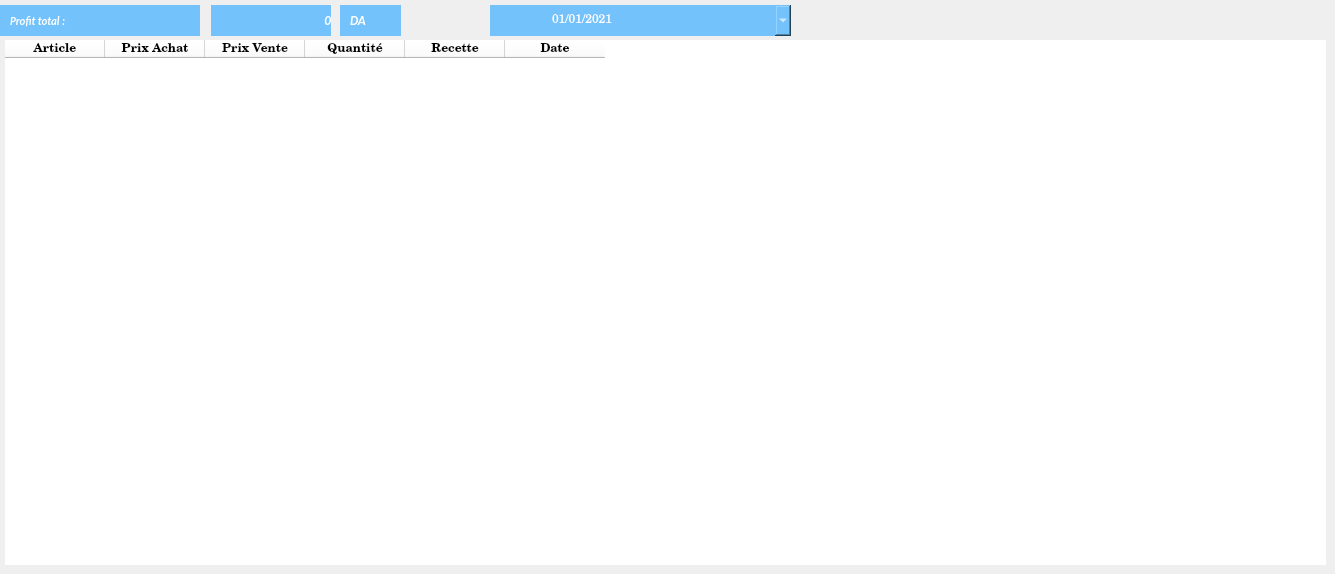
    <widget class="QWidget" name="tab_5">
     <attribute name="title">
      <string>Profits &amp; bénéfices</string>
     </attribute>
     <widget class="QPushButton" name="registerPrint_6">
      <property name="geometry">
       <rect>
        <x>0</x>
        <y>5</y>
        <width>200</width>
        <height>31</height>
       </rect>
      </property>
      <property name="sizePolicy">
       <sizepolicy hsizetype="Minimum" vsizetype="Maximum">
        <horstretch>0</horstretch>
        <verstretch>0</verstretch>
       </sizepolicy>
      </property>
      <property name="font">
       <font>
        <family>Calibri</family>
        <pointsize>8</pointsize>
        <weight>75</weight>
        <italic>true</italic>
        <bold>true</bold>
        <underline>false</underline>
        <kerning>true</kerning>
       </font>
      </property>
      <property name="cursor">
       <cursorShape>ArrowCursor</cursorShape>
      </property>
      <property name="toolTip">
       <string>Imprimer ue fiche détaillée</string>
      </property>
      <property name="statusTip">
       <string/>
      </property>
      <property name="autoFillBackground">
       <bool>false</bool>
      </property>
      <property name="styleSheet">
       <string notr="true">QPushButton{background-color:#73C2FB; color : white; border: 0px solid #000028 ;  text-align:left; padding-left:10px;}
</string>
      </property>
      <property name="text">
       <string>Profit total :</string>
      </property>
      <property name="icon">
       <iconset>
        <normaloff>../../IMAGES/Icons/registerCash.png</normaloff>../../IMAGES/Icons/registerCash.png</iconset>
      </property>
      <property name="iconSize">
       <size>
        <width>21</width>
        <height>21</height>
       </size>
      </property>
     </widget>
     <widget class="QPushButton" name="profittotal">
      <property name="geometry">
       <rect>
        <x>211</x>
        <y>5</y>
        <width>120</width>
        <height>31</height>
       </rect>
      </property>
      <property name="sizePolicy">
       <sizepolicy hsizetype="Minimum" vsizetype="Maximum">
        <horstretch>0</horstretch>
        <verstretch>0</verstretch>
       </sizepolicy>
      </property>
      <property name="font">
       <font>
        <family>Calibri</family>
        <pointsize>10</pointsize>
        <weight>75</weight>
        <italic>true</italic>
        <bold>true</bold>
        <underline>false</underline>
        <kerning>true</kerning>
       </font>
      </property>
      <property name="cursor">
       <cursorShape>ArrowCursor</cursorShape>
      </property>
      <property name="focusPolicy">
       <enum>Qt::NoFocus</enum>
      </property>
      <property name="toolTip">
       <string>Imprimer ue fiche détaillée</string>
      </property>
      <property name="statusTip">
       <string/>
      </property>
      <property name="autoFillBackground">
       <bool>false</bool>
      </property>
      <property name="styleSheet">
       <string notr="true">QPushButton{background-color:#73C2FB; color : white; border: 0px solid #000028 ;  text-align:right}
</string>
      </property>
      <property name="text">
       <string>0</string>
      </property>
      <property name="iconSize">
       <size>
        <width>21</width>
        <height>21</height>
       </size>
      </property>
     </widget>
     <widget class="QTableWidget" name="profittableWidget">
      <property name="geometry">
       <rect>
        <x>5</x>
        <y>40</y>
        <width>1321</width>
        <height>525</height>
       </rect>
      </property>
      <property name="font">
       <font>
        <family>Century Schoolbook L</family>
       </font>
      </property>
      <property name="styleSheet">
       <string notr="true">background-color:white; border:0px;</string>
      </property>
      <column>
       <property name="text">
        <string>Article</string>
       </property>
       <property name="font">
        <font>
         <pointsize>9</pointsize>
         <weight>75</weight>
         <bold>true</bold>
        </font>
       </property>
      </column>
      <column>
       <property name="text">
        <string>Prix Achat</string>
       </property>
       <property name="font">
        <font>
         <weight>75</weight>
         <bold>true</bold>
        </font>
       </property>
      </column>
      <column>
       <property name="text">
        <string>Prix Vente</string>
       </property>
       <property name="font">
        <font>
         <weight>75</weight>
         <bold>true</bold>
        </font>
       </property>
      </column>
      <column>
       <property name="text">
        <string>Quantité</string>
       </property>
       <property name="font">
        <font>
         <weight>75</weight>
         <bold>true</bold>
        </font>
       </property>
      </column>
      <column>
       <property name="text">
        <string>Recette</string>
       </property>
       <property name="font">
        <font>
         <weight>75</weight>
         <bold>true</bold>
        </font>
       </property>
      </column>
      <column>
       <property name="text">
        <string>Date</string>
       </property>
       <property name="font">
        <font>
         <weight>75</weight>
         <bold>true</bold>
        </font>
       </property>
      </column>
     </widget>
     <widget class="QPushButton" name="profitDateSearch">
      <property name="geometry">
       <rect>
        <x>490</x>
        <y>5</y>
        <width>60</width>
        <height>31</height>
       </rect>
      </property>
      <property name="sizePolicy">
       <sizepolicy hsizetype="Minimum" vsizetype="Maximum">
        <horstretch>0</horstretch>
        <verstretch>0</verstretch>
       </sizepolicy>
      </property>
      <property name="font">
       <font>
        <family>Calibri</family>
        <pointsize>8</pointsize>
        <weight>75</weight>
        <italic>true</italic>
        <bold>true</bold>
        <underline>false</underline>
        <kerning>true</kerning>
       </font>
      </property>
      <property name="cursor">
       <cursorShape>PointingHandCursor</cursorShape>
      </property>
      <property name="toolTip">
       <string>Imprimer ue fiche détaillée</string>
      </property>
      <property name="statusTip">
       <string/>
      </property>
      <property name="autoFillBackground">
       <bool>false</bool>
      </property>
      <property name="styleSheet">
       <string notr="true">QPushButton{background-color:#73C2FB; color : white; border: 0px solid #000028 ;  text-align:center;}
QPushButton:hover{background:#f9fafc;color:orange;}
QPushButton:focus{color:#00ea00}
</string>
      </property>
      <property name="text">
       <string/>
      </property>
      <property name="icon">
       <iconset>
        <normaloff>../../IMAGES/Icons/dateWhite.png</normaloff>../../IMAGES/Icons/dateWhite.png</iconset>
      </property>
      <property name="iconSize">
       <size>
        <width>21</width>
        <height>21</height>
       </size>
      </property>
     </widget>
     <widget class="QPushButton" name="recette_5">
      <property name="geometry">
       <rect>
        <x>340</x>
        <y>5</y>
        <width>61</width>
        <height>31</height>
       </rect>
      </property>
      <property name="sizePolicy">
       <sizepolicy hsizetype="Minimum" vsizetype="Maximum">
        <horstretch>0</horstretch>
        <verstretch>0</verstretch>
       </sizepolicy>
      </property>
      <property name="font">
       <font>
        <family>Calibri</family>
        <pointsize>10</pointsize>
        <weight>75</weight>
        <italic>true</italic>
        <bold>true</bold>
        <underline>false</underline>
        <kerning>true</kerning>
       </font>
      </property>
      <property name="cursor">
       <cursorShape>ArrowCursor</cursorShape>
      </property>
      <property name="focusPolicy">
       <enum>Qt::NoFocus</enum>
      </property>
      <property name="toolTip">
       <string>Imprimer ue fiche détaillée</string>
      </property>
      <property name="statusTip">
       <string/>
      </property>
      <property name="autoFillBackground">
       <bool>false</bool>
      </property>
      <property name="styleSheet">
       <string notr="true">QPushButton{background-color:#73C2FB; color : white; border: 0px solid #000028 ;  text-align:left; padding-left:10px;}
</string>
      </property>
      <property name="text">
       <string>DA</string>
      </property>
      <property name="iconSize">
       <size>
        <width>21</width>
        <height>21</height>
       </size>
      </property>
     </widget>
     <widget class="QDateEdit" name="profitDater">
      <property name="geometry">
       <rect>
        <x>550</x>
        <y>5</y>
        <width>241</width>
        <height>31</height>
       </rect>
      </property>
      <property name="font">
       <font>
        <family>Century Schoolbook L</family>
       </font>
      </property>
      <property name="styleSheet">
       <string notr="true">background-color:#73C2FB;border:0px;color:white;</string>
      </property>
      <property name="minimumDate">
       <date>
        <year>2020</year>
        <month>9</month>
        <day>14</day>
       </date>
      </property>
      <property name="displayFormat">
       <string>dd/MM/yyyy</string>
      </property>
      <property name="calendarPopup">
       <bool>true</bool>
      </property>
      <property name="date">
       <date>
        <year>2021</year>
        <month>1</month>
        <day>1</day>
       </date>
      </property>
     </widget>
    </widget>
